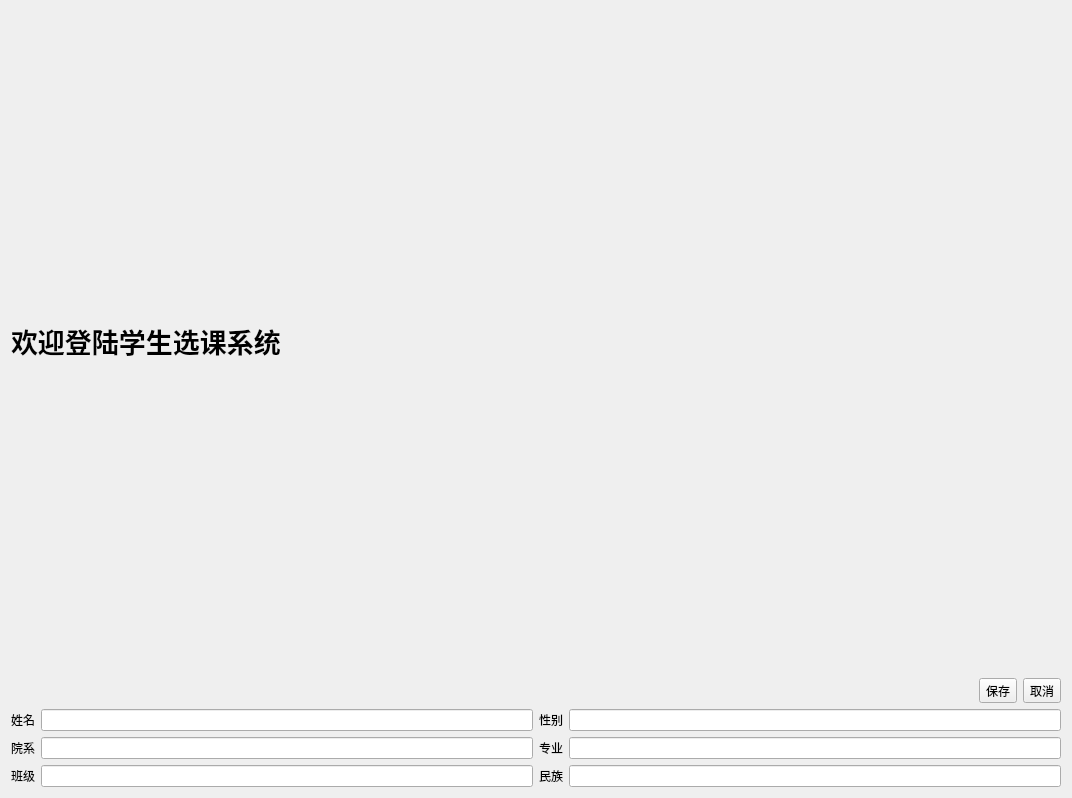
<?xml version="1.0" encoding="UTF-8"?>
<ui version="4.0">
 <class>StudentInfo</class>
 <widget class="QWidget" name="StudentInfo">
  <property name="geometry">
   <rect>
    <x>0</x>
    <y>0</y>
    <width>1072</width>
    <height>798</height>
   </rect>
  </property>
  <property name="windowTitle">
   <string>Form</string>
  </property>
  <layout class="QGridLayout" name="gridLayout_2">
   <item row="0" column="0">
    <layout class="QGridLayout" name="gridLayout">
     <item row="0" column="0">
      <widget class="QLabel" name="label_7">
       <property name="text">
        <string>&lt;html&gt;&lt;head/&gt;&lt;body&gt;&lt;p&gt;&lt;span style=&quot; font-size:20pt; font-weight:600;&quot;&gt;欢迎登陆学生选课系统&lt;/span&gt;&lt;/p&gt;&lt;/body&gt;&lt;/html&gt;</string>
       </property>
      </widget>
     </item>
     <item row="1" column="2">
      <widget class="QToolButton" name="cancel">
       <property name="text">
        <string>取消</string>
       </property>
      </widget>
     </item>
     <item row="1" column="1">
      <widget class="QToolButton" name="save">
       <property name="text">
        <string>保存</string>
       </property>
      </widget>
     </item>
    </layout>
   </item>
   <item row="1" column="0">
    <layout class="QVBoxLayout" name="verticalLayout">
     <item>
      <layout class="QHBoxLayout" name="horizontalLayout_7">
       <item>
        <layout class="QHBoxLayout" name="horizontalLayout">
         <item>
          <widget class="QLabel" name="label">
           <property name="text">
            <string>姓名</string>
           </property>
          </widget>
         </item>
         <item>
          <widget class="QLineEdit" name="name"/>
         </item>
        </layout>
       </item>
       <item>
        <layout class="QHBoxLayout" name="horizontalLayout_2">
         <item>
          <widget class="QLabel" name="label_2">
           <property name="text">
            <string>性别</string>
           </property>
          </widget>
         </item>
         <item>
          <widget class="QLineEdit" name="gender"/>
         </item>
        </layout>
       </item>
      </layout>
     </item>
     <item>
      <layout class="QHBoxLayout" name="horizontalLayout_8">
       <item>
        <layout class="QHBoxLayout" name="horizontalLayout_3">
         <item>
          <widget class="QLabel" name="label_3">
           <property name="text">
            <string>院系</string>
           </property>
          </widget>
         </item>
         <item>
          <widget class="QLineEdit" name="department"/>
         </item>
        </layout>
       </item>
       <item>
        <layout class="QHBoxLayout" name="horizontalLayout_4">
         <item>
          <widget class="QLabel" name="label_4">
           <property name="text">
            <string>专业</string>
           </property>
          </widget>
         </item>
         <item>
          <widget class="QLineEdit" name="major"/>
         </item>
        </layout>
       </item>
      </layout>
     </item>
     <item>
      <layout class="QHBoxLayout" name="horizontalLayout_9">
       <item>
        <layout class="QHBoxLayout" name="horizontalLayout_6">
         <item>
          <widget class="QLabel" name="class_3">
           <property name="text">
            <string>班级</string>
           </property>
          </widget>
         </item>
         <item>
          <widget class="QLineEdit" name="class_2"/>
         </item>
        </layout>
       </item>
       <item>
        <layout class="QHBoxLayout" name="horizontalLayout_5">
         <item>
          <widget class="QLabel" name="label_6">
           <property name="text">
            <string>民族</string>
           </property>
          </widget>
         </item>
         <item>
          <widget class="QLineEdit" name="ethnicity"/>
         </item>
        </layout>
       </item>
      </layout>
     </item>
    </layout>
   </item>
  </layout>
 </widget>
 <resources/>
 <connections/>
</ui>
